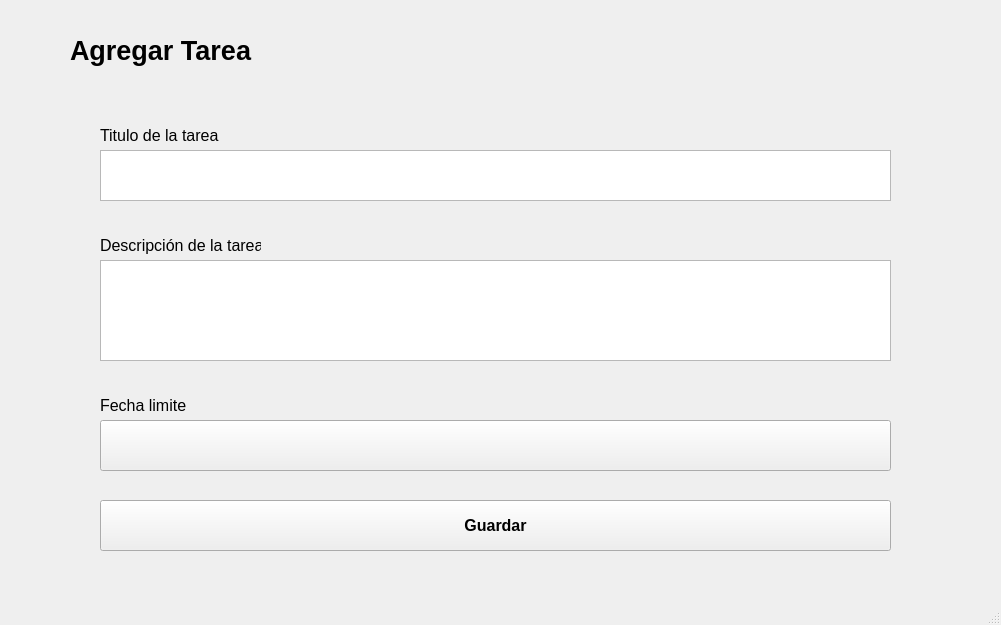
<?xml version="1.0" encoding="UTF-8"?>
<ui version="4.0">
 <class>Agregar_MainWindow</class>
 <widget class="QMainWindow" name="Agregar_MainWindow">
  <property name="geometry">
   <rect>
    <x>0</x>
    <y>0</y>
    <width>1001</width>
    <height>625</height>
   </rect>
  </property>
  <property name="mouseTracking">
   <bool>false</bool>
  </property>
  <property name="windowTitle">
   <string>Agregar Tarea</string>
  </property>
  <widget class="QWidget" name="centralwidget">
   <widget class="QLabel" name="Texto_Agregar">
    <property name="geometry">
     <rect>
      <x>70</x>
      <y>30</y>
      <width>211</width>
      <height>41</height>
     </rect>
    </property>
    <property name="font">
     <font>
      <pointsize>20</pointsize>
      <weight>75</weight>
      <bold>true</bold>
     </font>
    </property>
    <property name="text">
     <string>Agregar Tarea </string>
    </property>
   </widget>
   <widget class="QTextBrowser" name="Ingresar_Nombre_Tarea">
    <property name="geometry">
     <rect>
      <x>100</x>
      <y>150</y>
      <width>791</width>
      <height>51</height>
     </rect>
    </property>
   </widget>
   <widget class="QTextBrowser" name="Ingresar_Descripcion">
    <property name="geometry">
     <rect>
      <x>100</x>
      <y>260</y>
      <width>791</width>
      <height>101</height>
     </rect>
    </property>
   </widget>
   <widget class="QPushButton" name="Guardar_Tarea">
    <property name="enabled">
     <bool>true</bool>
    </property>
    <property name="geometry">
     <rect>
      <x>100</x>
      <y>500</y>
      <width>791</width>
      <height>51</height>
     </rect>
    </property>
    <property name="font">
     <font>
      <pointsize>12</pointsize>
      <weight>75</weight>
      <bold>true</bold>
     </font>
    </property>
    <property name="acceptDrops">
     <bool>false</bool>
    </property>
    <property name="whatsThis">
     <string>&lt;html&gt;&lt;head/&gt;&lt;body&gt;&lt;p&gt;&lt;span style=&quot; font-size:18pt;&quot;&gt;chaooo&lt;/span&gt;&lt;/p&gt;&lt;p&gt;&lt;br/&gt;&lt;/p&gt;&lt;/body&gt;&lt;/html&gt;</string>
    </property>
    <property name="layoutDirection">
     <enum>Qt::LeftToRight</enum>
    </property>
    <property name="text">
     <string>Guardar</string>
    </property>
   </widget>
   <widget class="QLabel" name="Texto_Titulo">
    <property name="geometry">
     <rect>
      <x>100</x>
      <y>120</y>
      <width>131</width>
      <height>31</height>
     </rect>
    </property>
    <property name="font">
     <font>
      <pointsize>12</pointsize>
     </font>
    </property>
    <property name="text">
     <string>Titulo de la tarea</string>
    </property>
   </widget>
   <widget class="QLabel" name="Texto_Descripcion">
    <property name="geometry">
     <rect>
      <x>100</x>
      <y>230</y>
      <width>161</width>
      <height>31</height>
     </rect>
    </property>
    <property name="font">
     <font>
      <pointsize>12</pointsize>
     </font>
    </property>
    <property name="text">
     <string>Descripción de la tarea</string>
    </property>
   </widget>
   <widget class="QLabel" name="Texto_Fecha">
    <property name="geometry">
     <rect>
      <x>100</x>
      <y>390</y>
      <width>131</width>
      <height>31</height>
     </rect>
    </property>
    <property name="font">
     <font>
      <pointsize>12</pointsize>
     </font>
    </property>
    <property name="text">
     <string>Fecha limite</string>
    </property>
   </widget>
   <widget class="QPushButton" name="Seleccionar_Fecha">
    <property name="enabled">
     <bool>true</bool>
    </property>
    <property name="geometry">
     <rect>
      <x>100</x>
      <y>420</y>
      <width>791</width>
      <height>51</height>
     </rect>
    </property>
    <property name="font">
     <font>
      <pointsize>12</pointsize>
      <weight>75</weight>
      <bold>true</bold>
     </font>
    </property>
    <property name="acceptDrops">
     <bool>false</bool>
    </property>
    <property name="whatsThis">
     <string>&lt;html&gt;&lt;head/&gt;&lt;body&gt;&lt;p&gt;&lt;span style=&quot; font-size:18pt;&quot;&gt;chaooo&lt;/span&gt;&lt;/p&gt;&lt;p&gt;&lt;br/&gt;&lt;/p&gt;&lt;/body&gt;&lt;/html&gt;</string>
    </property>
    <property name="layoutDirection">
     <enum>Qt::LeftToRight</enum>
    </property>
    <property name="text">
     <string/>
    </property>
   </widget>
  </widget>
  <widget class="QMenuBar" name="menubar">
   <property name="geometry">
    <rect>
     <x>0</x>
     <y>0</y>
     <width>1001</width>
     <height>21</height>
    </rect>
   </property>
  </widget>
  <widget class="QStatusBar" name="statusbar"/>
 </widget>
 <resources/>
 <connections/>
</ui>
